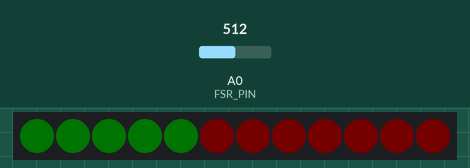
Simulated run of this sketch. Board: ESP8266 (NodeMCU). Parts: 12 RGB LEDs in strip order, left to right. Inputs (shaded band) come from the test bench; at power-on: A0 (FSR_PIN) = 512. Dim RGB values are drawn brighter than linear; WiFi joins after 1.5 s; servers stay silent unless stated; uploads are accepted with an empty reply; what the sketch prints to the serial monitor is not drawn.

Above: at 7.3 s.
7.4 s: A0 (FSR_PIN) set to 490
At 9.5 s:
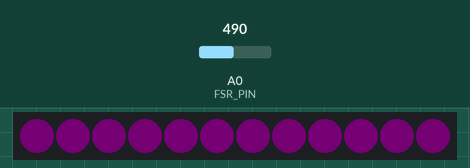
15.1 s: A0 (FSR_PIN) set to 510
At 16.9 s:
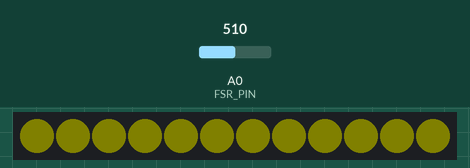
22.8 s: A0 (FSR_PIN) set to 810
At 23.43 s:
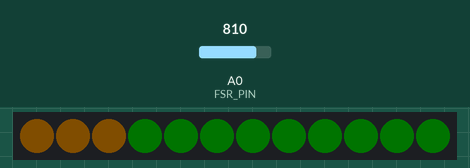
30.5 s: A0 (FSR_PIN) set to 190
At 32.9 s:
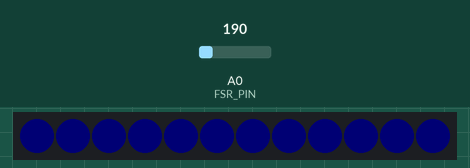
38.2 s: A0 (FSR_PIN) set to 511
At 38.86 s:
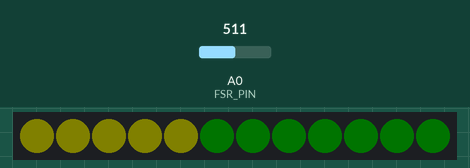
45.9 s: A0 (FSR_PIN) set to 122
At 46.27 s:
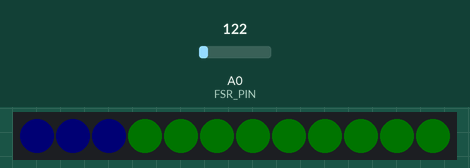

Measured:
- after the input at 7.4 s, the LEDs: first differ from a run without the input after 0.72 s (image 1 shows a later state)
- after the input at 22.8 s, the LEDs: first differ from a run without the input after 0.54 s (image 3)
- after the input at 38.2 s, the LEDs: first differ from a run without the input after 0.36 s (image 5 shows a later state)
- after the input at 45.9 s, the LEDs: change after 0.27 s (image 6)
- what the display in image 1 shows lasts 5.3 s, from 9.0 s to 14.3 s

The sketch:

web_test.ino
```cpp
#include <Arduino.h>
#include <ESP8266WiFi.h>
#include <ESP8266WiFiMulti.h>
#include <ESP8266HTTPClient.h>
#include <Adafruit_NeoPixel.h>

#define PIN 13
#define STRIPSIZE 12
#define USE_SERIAL Serial

// Parameter 1 = number of pixels in strip
// Parameter 2 = pin number (most are valid)
// Parameter 3 = pixel type flags, add together as needed:
//   NEO_KHZ800  800 KHz bitstream (most NeoPixel products w/WS2812 LEDs)
//   NEO_KHZ400  400 KHz (classic 'v1' (not v2) FLORA pixels, WS2811 drivers)
//   NEO_GRB     Pixels are wired for GRB bitstream (most NeoPixel products)
//   NEO_RGB     Pixels are wired for RGB bitstream (v1 FLORA pixels, not v2)
Adafruit_NeoPixel strip = Adafruit_NeoPixel(STRIPSIZE, PIN, NEO_GRB + NEO_KHZ800);

// WiFi client setup.
ESP8266WiFiMulti WiFiMulti;

// FSR setup.
int FSR_PIN = A0;
int FSR_READING;

void setup() {
  USE_SERIAL.begin(115200);
  USE_SERIAL.println();
  USE_SERIAL.println();
  USE_SERIAL.println();

  // Initialize the display to all red.
  strip.begin();
  strip.setBrightness(5);  // Lower brightness and save eyeballs!
  strip.show(); // Initialize all pixels to 'off'
  colorWipe(strip.Color(64, 0, 0), 100); // Red

  for(uint8_t t = 4; t > 0; t--) {
    USE_SERIAL.println("[SETUP] WAIT " + t);
    USE_SERIAL.flush();
    delay(1000);
  }

  WiFiMulti.addAP("Bill Nye the Wifi Guy", "trumpwinsallthetime");
}

void loop() {
  // Wait for WiFi connection
  if((WiFiMulti.run() == WL_CONNECTED)) {

    // Upon connection, set lights to green.
    USE_SERIAL.println("[HTTP] begin.");
    colorWipe(strip.Color(0, 64, 0), 100); // Green

    // Get the force sensor read-out.
    FSR_READING = analogRead(FSR_PIN);
    Serial.print("Analog reading = ");
    Serial.print(FSR_READING);

    // Set the light color based on pressure reading.
    if (FSR_READING < 10) {
      colorWipe(strip.Color(0, 64, 0), 100); // Green
      Serial.println(" - No pressure");
    } else if (FSR_READING < 200) {
      colorWipe(strip.Color(0, 0, 64), 100); // Blue
      Serial.println(" - Light touch");
    } else if (FSR_READING < 500) {
      colorWipe(strip.Color(64, 0, 64), 100); // Purple
      Serial.println(" - Light squeeze");
    } else if (FSR_READING < 800) {
      colorWipe(strip.Color(255, 215, 0), 100); // Gold
      Serial.println(" - Medium squeeze");
    } else {
      colorWipe(strip.Color(255, 128, 0), 100); // Orange
      Serial.println(" - Big squeeze");
    }

    // Send the HTTP GET Request.
    HTTPClient http;
    String readingString = String(FSR_READING);
    String dataURL = "http://104.131.79.67:3000/setWeight?weight=" + readingString;
    Serial.println(dataURL);
    http.begin(dataURL);
    int httpCode = http.GET();

    // httpCode will be negative on error.
    if (httpCode > 0) {

      USE_SERIAL.printf("[HTTP] GET... code: %d\n", httpCode);
      if (httpCode == HTTP_CODE_OK) {

        String payload = http.getString();
        USE_SERIAL.println(payload);
      }
    } else {
      USE_SERIAL.printf("[HTTP] GET... failed, error: %s\n", http.errorToString(httpCode).c_str());
    }

    http.end();
  }

  // Send every five seconds.
  delay(5000);
}

// Fill the dots one after the other with a color.
void colorWipe(uint32_t c, uint8_t wait) {
  for(uint16_t i = 0; i < strip.numPixels(); i++) {
    strip.setPixelColor(i, c);
    strip.show();
    delay(wait);
  }
}
```
